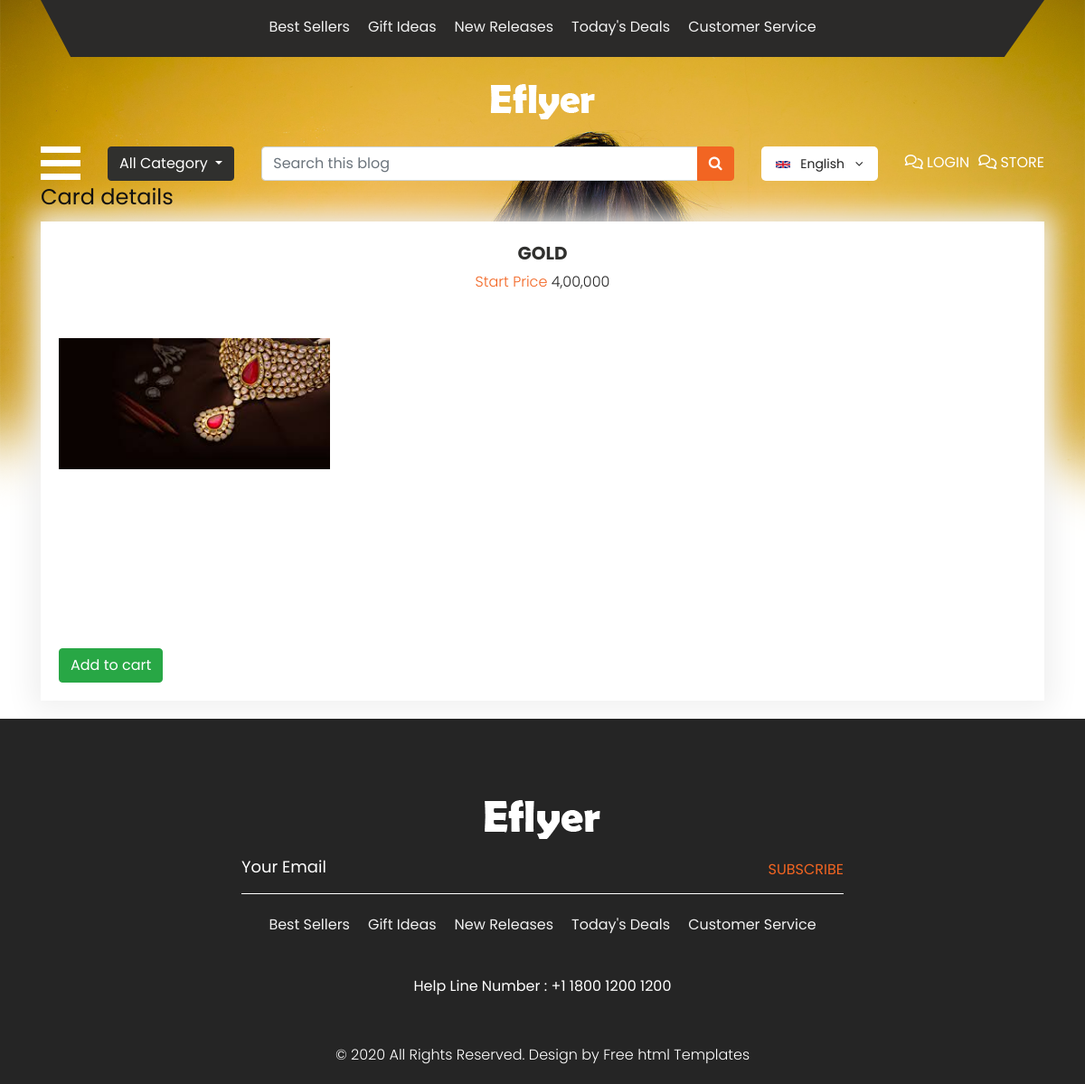
/cart/2, run on the app's committed database.
### maxfashion/models.py (models this page shows, shortened)
class Jewellery(models.Model):
    jel_item=models.TextField(max_length=100)
    jel_rate=models.TextField(max_length=100)
    jel_image=models.ImageField(upload_to='images/', blank=True)

### maxfashion/views.py (the view)
# urls.py: path("cart/<int:id>",views.cart,name="cart"),
def cart(request, id):
    item=Jewellery.objects.get(id=id)
    data ={
        "item":item,
    }
    return render(request, "cart.html",data)

### maxfashion/templates/cart.html (shortened to what this page needs)
{% extends 'theme.html' %}
{% load static %}
{% block content %}
<!DOCTYPE html>
<html lang="en">
<head>
</head>
<body>
    <div class="container">
        <h1>Card details</h1>
        <form action="" method="post">
        <div class="box_main">
            <h4 class="shirt_text">{{item.jel_item}}</h4>
            <p class="price_text">Start Price  <span style="color: #262626;">{{item.jel_rate}}</span></p>
            <div class="jewellery_img" style="width: 300px;"><img src="{{item.jel_image.url}}"></div>
            <button type="submit" class="btn btn-success">Add to cart</button>
            </div>
              </form>
         </div>
</body>
</html>
{% endblock %}

### maxfashion/static/css/style.css (style rules this page uses)
* { box-sizing: border-box !important; transition: ease all 0.5s; }
html { scroll-behavior: smooth; overflow-x: hidden; }
body { color: #666666; font-size: 14px; line-height: 1.80857; font-weight: normal; overflow-x: hidden; font-family: 'Poppins', sans-serif; }
h1, h2, h3, h4, h5, h6 { letter-spacing: 0; font-weight: normal; position: relative; padding: 0 0 10px 0; font-weight: normal; line-height: normal; color: #111111; margin: 0 }
h1 { font-size: 24px }
h4 { font-size: 16px }
*, *::after, *::before { -webkit-box-sizing: border-box; -moz-box-sizing: border-box; box-sizing: border-box; }
p { margin: 20px; font-weight: 300; font-size: 15px; line-height: 24px; }
a, .btn { text-decoration: none !important; outline: none !important; -webkit-transition: all .3s ease-in-out; -moz-transition: all .3s ease-in-out; -ms-transition: all .3s ease-in-out; -o-transition: all .3s ease-in-out; transition: all .3s ease-in-out; }
img { max-width: 100%; height: auto; }
button { border: 0; margin: 0; padding: 0; cursor: pointer; }
.box_main { width: 100%; background-color: #ffffff; height: auto; padding: 20px; box-shadow: 0px 0 30px 10px #f0f0f0; margin-bottom: 20px; }
.shirt_text { width: 100%; font-size: 20px; color: #30302e; text-align: center; font-weight: bold; padding-bottom: 5px; }
.price_text { width: 100%; font-size: 16px; color: #f26522; text-align: center; margin: 0px; }
.jewellery_img { width: 100%; text-align: center; margin: 50px 0px; min-height: 293px; }

### data on the page
Jewellery: jel_item "GOLD", jel_rate "4,00,000", jel_image (picture)
